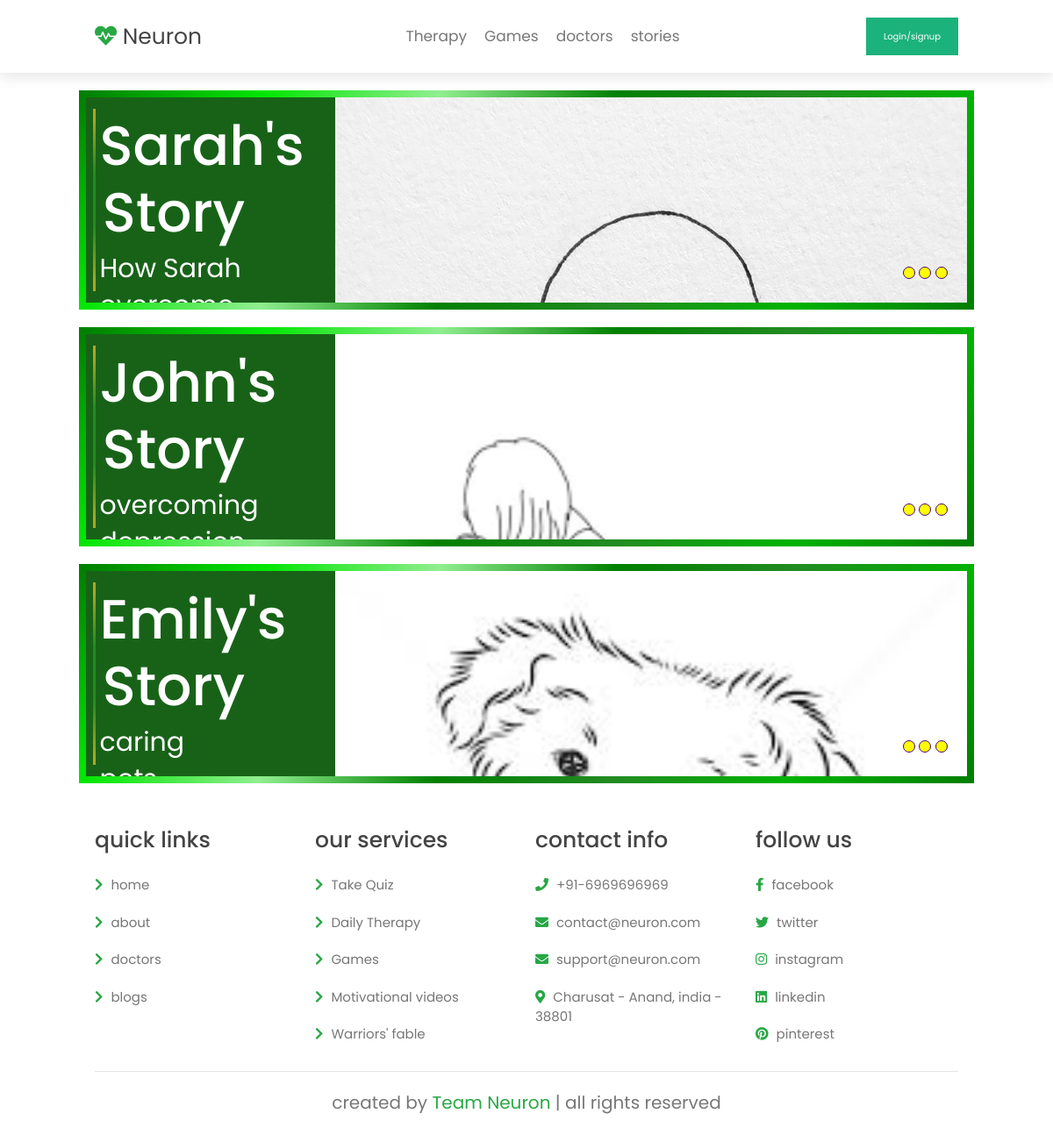
The page /stories on the database its author committed.
### neuron_main/models.py (models this page shows)
class Story(models.Model):
    image = models.ImageField(upload_to='media/image/', null=True)
    topic = models.CharField(max_length=50)
    primary = models.CharField(max_length=35)
    paragraph = models.TextField()
    range = models.JSONField(default=dict) # {"happy": [0.2, 0.4]}

### neuron_main/views.py (the view)
# urls.py: path('stories', views.stories, name="stories | Neuron"),
def stories(request):
    user = request.user
    if(user.is_authenticated):
        return render(request, 'stories.html', context={'stories': list(Story.objects.all()),'username': user.username})
    return render(request, 'stories.html', context={'stories': list(Story.objects.all())})

### templates/stories.html (shortened to what this page needs)
{% extends 'base.html' %}
{% load static %}
  {% block header_addon %}
  <link rel="stylesheet" href="{% static 'css/game.css' %}">
  <link rel="stylesheet" href="static/css/game.css">
  {% endblock %}
  {% block content %}
<head>
    <link rel="stylesheet" href="css/bootstrap.min.css">
</head>
<body>
	{% for story in stories %}
		<div class="wrap animate pop">
			<div class="overlay">
				<div class="overlay-content animate slide-left delay-2">
					<h2 class="animate slide-left pop delay-4">{{ story.topic }}</h2>
					<p class="animate slide-left pop delay-5" style="color: white; margin-bottom: 2.5rem;">{{ story.primary }}</p>
				</div>
				<div class="image-content animate slide delay-5" style="background-image: url('{{ story.image.url }}');"></div>
						<div class="dots animate">
							<div class="dot animate slide-up delay-6"></div>
							<div class="dot animate slide-up delay-7"></div>
							<div class="dot animate slide-up delay-8"></div>
						</div>
			</div>
				<div class="text">
					<p>{{ story.paragraph }}</p>
				</div>
		</div>
	{% endfor %}
</body>
  {% endblock %}

### static/css/base.css (style rules this page uses)
body { font-family: Arial, Helvetica, sans-serif; }
:root { --green:#16a085; --black:#444; --light-color:#777; --box-shadow:.5rem .5rem 0 rgba(22, 160, 133, .2); --text-shadow:.4rem .4rem 0 rgba(0, 0, 0, .2); --border:.2rem solid var(--green); --card-height: 300px; --card-width: calc(var(--card-height) / 1.5); }
* { font-family: 'Poppins', sans-serif; margin:0; padding: 0; box-sizing: border-box; outline: none; border: none; transition: all .2s ease-out; text-decoration: none; }
html { font-size: 62.5%; overflow-x: hidden; scroll-padding-top: 7rem; scroll-behavior: smooth; }
.animate { -webkit-animation: animatezoom 0.6s; animation: animatezoom 0.6s }
* { box-sizing: border-box }

### rows shown on the page
Story: topic "Sarah's Story", primary "How Sarah…", image (picture)
Story: topic "John's Story", primary "overcoming…", image (picture)
Story: topic "Emily's Story", primary "caring…", image (picture)
